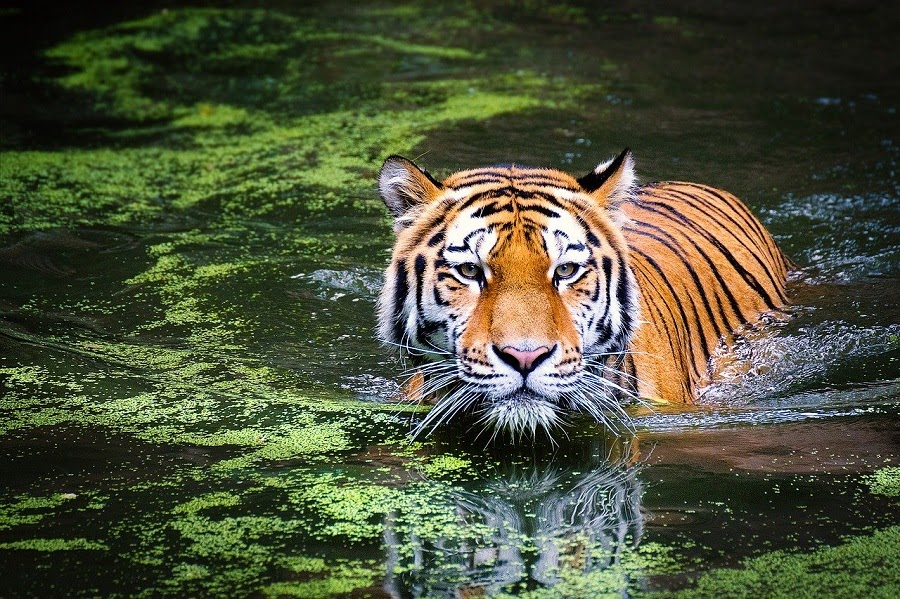
#> input picture tiger-jpg.jpg, 900 x 599 px
$ python reducao.py
#> lines starting #> are read from the running program, lines starting #| are printed output that depends on the picture; after the words box and inside, x2 and y2 are one past the last pixel; in counts of white or black regions, pixels touching at a corner belong together
from PIL import Image

im = Image.open('tiger-jpg.jpg')
#> im is the input picture: PIL image 900x599 RGB; mean R, G, B 76.4, 82.2, 58.1

print(im)
#| <PIL.JpegImagePlugin.JpegImageFile image mode=RGB size=900x599 at 0x7FA5AE86BF90>
print(im.height)
#| 599
print(im.width)
#| 900

im_gray = Image.new(mode="RGB", size=(im.width, im.height))
#> im_gray: PIL image 900x599 RGB; every value is 0
im_gray.save("im_gray.png", "PNG")
gray_pixels = []

im_black_white = Image.new(mode="RGB", size=(im.width, im.height))
im_black_white.save("im_black_white.png", "PNG")
black_white_pixels = []

for index, color in enumerate(im.getdata(band=None)):
    #print("index:" + str(index))
    #print(color)
    #print(color[0])
    gray = int((color[0] + color[1] + color[2])/3)
    gray_pixels.append((gray, gray, gray))
    if gray > 128:
        gray = 255
    else:
        gray = 0
    black_white_pixels.append((gray, gray, gray))
#> this loop made 539100 passes
#> color on passes 1 to 12: (3, 1, 4), (3, 1, 4), (3, 1, 4), (3, 1, 4), (3, 1, 4), (2, 0, 3), (2, 0, 3), (2, 0, 3), (4, 2, 5), (4, 2, 5), (4, 2, 5), (4, 2, 5)
#> after the loop, black_white_pixels = 539100 items; gray_pixels = 539100 items
    #print(gray_pixels[index])

im_gray.putdata(gray_pixels, scale=1.0, offset=0.0)
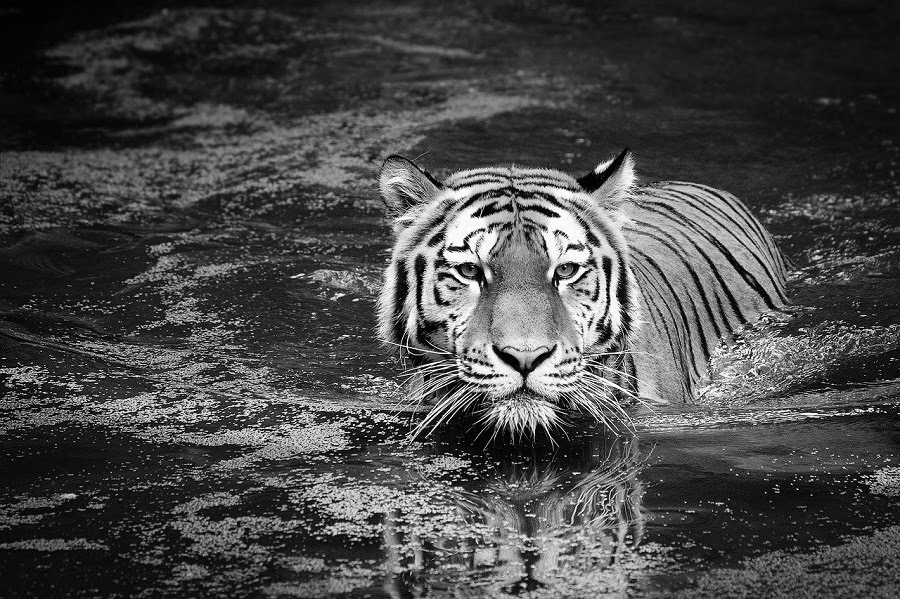
#> im_gray: PIL image 900x599 RGB; min 0, max 255, mean 71.9
im_gray.save("im_gray.png", "PNG")

im_black_white.putdata(black_white_pixels, scale=1.0, offset=0.0)
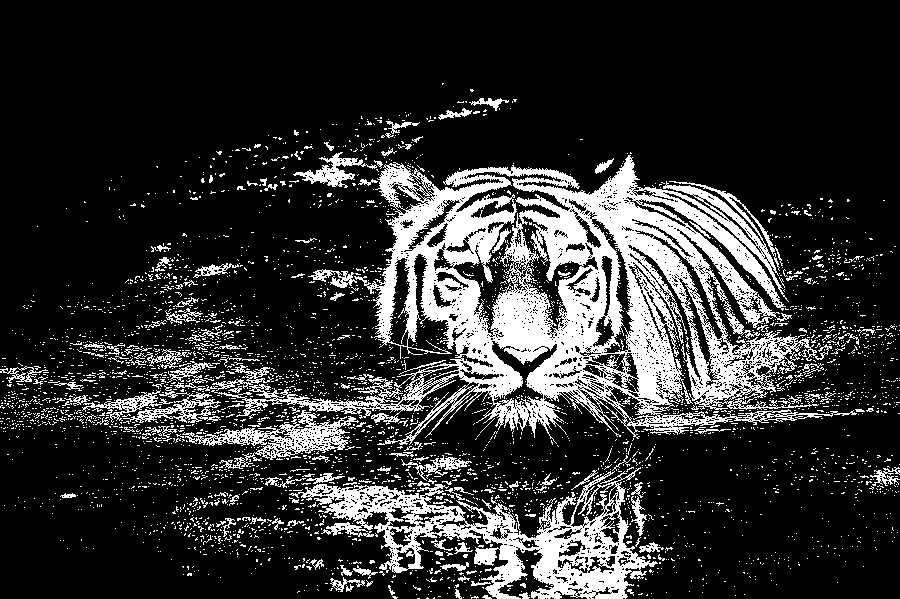
#> im_black_white: PIL image 900x599 RGB; 18.8% white; 3732 white regions (3565 under 20 px), largest, box (x1, y1, x2, y2) and area: (211, 155, 857, 445) 60703, (289, 467, 658, 599) 14638, (182, 410, 359, 461) 2691
im_black_white.save("im_black_white.png", "PNG")
